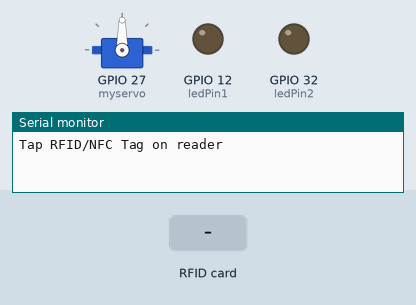
Recording of a sketch running on a simulated ESP32. Parts: servo, output pins drawn as LEDs (lit = HIGH), the last lines printed to the serial monitor. The inputs (shaded band) are chosen by the test bench.

Above: at 1.2 s.
1.3 s: RFID card C7 25 02 3C held to the reader
At 2.8 s:
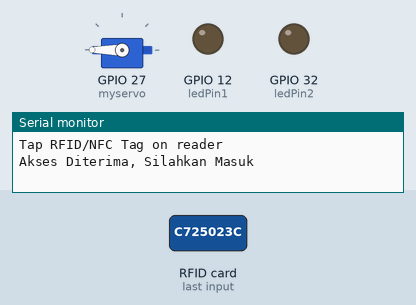
3.3 s: RFID card 5E 7A 19 C4 held to the reader
At 5.6 s:
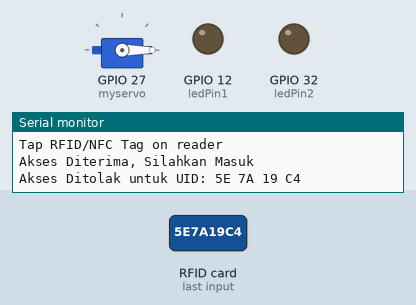
6.3 s: RFID card C7 25 02 3C held to the reader
At 6.7 s:
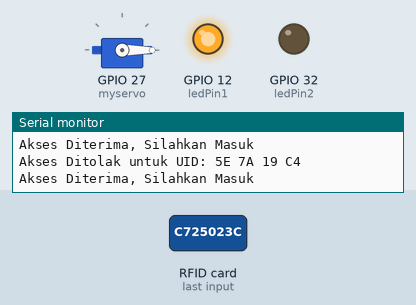
Timing chart, 0 to 11.3 s (numbered marks = the images above; inputs shaded):
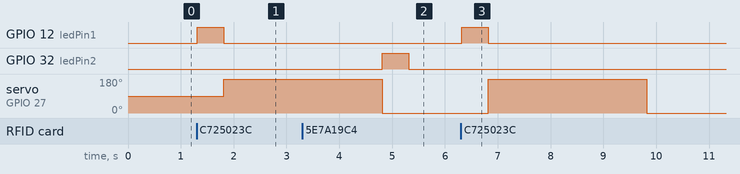

Measured:
- after the input at 1.3 s, GPIO 12 (ledPin1): LOW → HIGH at once, → LOW 0.50 s later; servo on GPIO 27 (myservo): 90° → 180° after 0.51 s
- after the input at 3.3 s, GPIO 32 (ledPin2): LOW → HIGH after 1.5 s, → LOW 0.50 s later
- after the input at 6.3 s, GPIO 12 (ledPin1): LOW → HIGH at once, → LOW 0.50 s later; servo on GPIO 27 (myservo): 0° → 180° after 0.52 s, → 0° 3.0 s later

The sketch:

Mengakses_Sensor_RFID_Dengan_Servo.ino
```cpp
#include <SPI.h>
#include <MFRC522.h>
#include <Servo.h>
#define SS_PIN 21 // ESP32 pin GIO21
#define RST_PIN 22 // ESP32 pin GIO22
Servo myservo;
MFRC522 rfid(SS_PIN, RST_PIN);
byte keyTagUID[4] = {0xC7, 0x25, 0x02, 0x3C};
const int ledPin1 = 12;
const int ledPin2 = 32;
int posOn = 180;
int posOff = 0;

void setup() {
Serial.begin(9600);
SPI.begin(); // init SPI bus
rfid.PCD_Init(); // init MFRC522
Serial.println("Tap RFID/NFC Tag on reader");
pinMode(ledPin1, OUTPUT);
pinMode(ledPin2, OUTPUT);
myservo.attach(27);
}
void loop() {
if (rfid.PICC_IsNewCardPresent()) { // new tag is available
if (rfid.PICC_ReadCardSerial()) { // NUID has been readed
MFRC522::PICC_Type piccType = rfid.PICC_GetType(rfid.uid.sak);
if (rfid.uid.uidByte[0] == keyTagUID[0] &&
rfid.uid.uidByte[1] == keyTagUID[1] &&
rfid.uid.uidByte[2] == keyTagUID[2] &&
rfid.uid.uidByte[3] == keyTagUID[3] ) {
 Serial.println("Akses Diterima, Silahkan Masuk");
 digitalWrite(ledPin1, HIGH);
 delay(500);
 digitalWrite(ledPin1, LOW);
 myservo.write(posOn);              // tell servo to go to position in variable 'pos'
 delay(3000);
 myservo.write(posOff);
}
else
{
 digitalWrite(ledPin2, HIGH);
 delay(500);
 digitalWrite(ledPin2, LOW);
 Serial.print("Akses Ditolak untuk UID:");
  for (int i = 0; i < rfid.uid.size; i++) {
    Serial.print(rfid.uid.uidByte[i] < 0x10 ? " 0" : " ");
  Serial.print(rfid.uid.uidByte[i], HEX);
}
Serial.println();
}
rfid.PICC_HaltA(); // halt PICC
rfid.PCD_StopCrypto1(); // stop encryption on PCD
}
}
}
```
